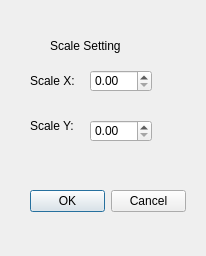
<?xml version="1.0" encoding="UTF-8"?>
<ui version="4.0">
 <class>Form</class>
 <widget class="QWidget" name="Form">
  <property name="geometry">
   <rect>
    <x>0</x>
    <y>0</y>
    <width>206</width>
    <height>256</height>
   </rect>
  </property>
  <property name="windowTitle">
   <string>Form</string>
  </property>
  <widget class="QDialogButtonBox" name="buttonBox">
   <property name="geometry">
    <rect>
     <x>30</x>
     <y>190</y>
     <width>156</width>
     <height>23</height>
    </rect>
   </property>
   <property name="standardButtons">
    <set>QDialogButtonBox::Cancel|QDialogButtonBox::Ok</set>
   </property>
  </widget>
  <widget class="QLabel" name="label">
   <property name="geometry">
    <rect>
     <x>30</x>
     <y>70</y>
     <width>61</width>
     <height>21</height>
    </rect>
   </property>
   <property name="text">
    <string>Scale X:</string>
   </property>
  </widget>
  <widget class="QLabel" name="label_2">
   <property name="geometry">
    <rect>
     <x>30</x>
     <y>120</y>
     <width>54</width>
     <height>12</height>
    </rect>
   </property>
   <property name="text">
    <string>Scale Y:</string>
   </property>
  </widget>
  <widget class="QDoubleSpinBox" name="scaleXBox">
   <property name="geometry">
    <rect>
     <x>90</x>
     <y>70</y>
     <width>62</width>
     <height>22</height>
    </rect>
   </property>
  </widget>
  <widget class="QDoubleSpinBox" name="scaleYBox">
   <property name="geometry">
    <rect>
     <x>90</x>
     <y>120</y>
     <width>62</width>
     <height>22</height>
    </rect>
   </property>
  </widget>
  <widget class="QLabel" name="label_3">
   <property name="geometry">
    <rect>
     <x>50</x>
     <y>30</y>
     <width>101</width>
     <height>31</height>
    </rect>
   </property>
   <property name="text">
    <string>Scale Setting</string>
   </property>
  </widget>
 </widget>
 <resources/>
 <connections/>
</ui>
